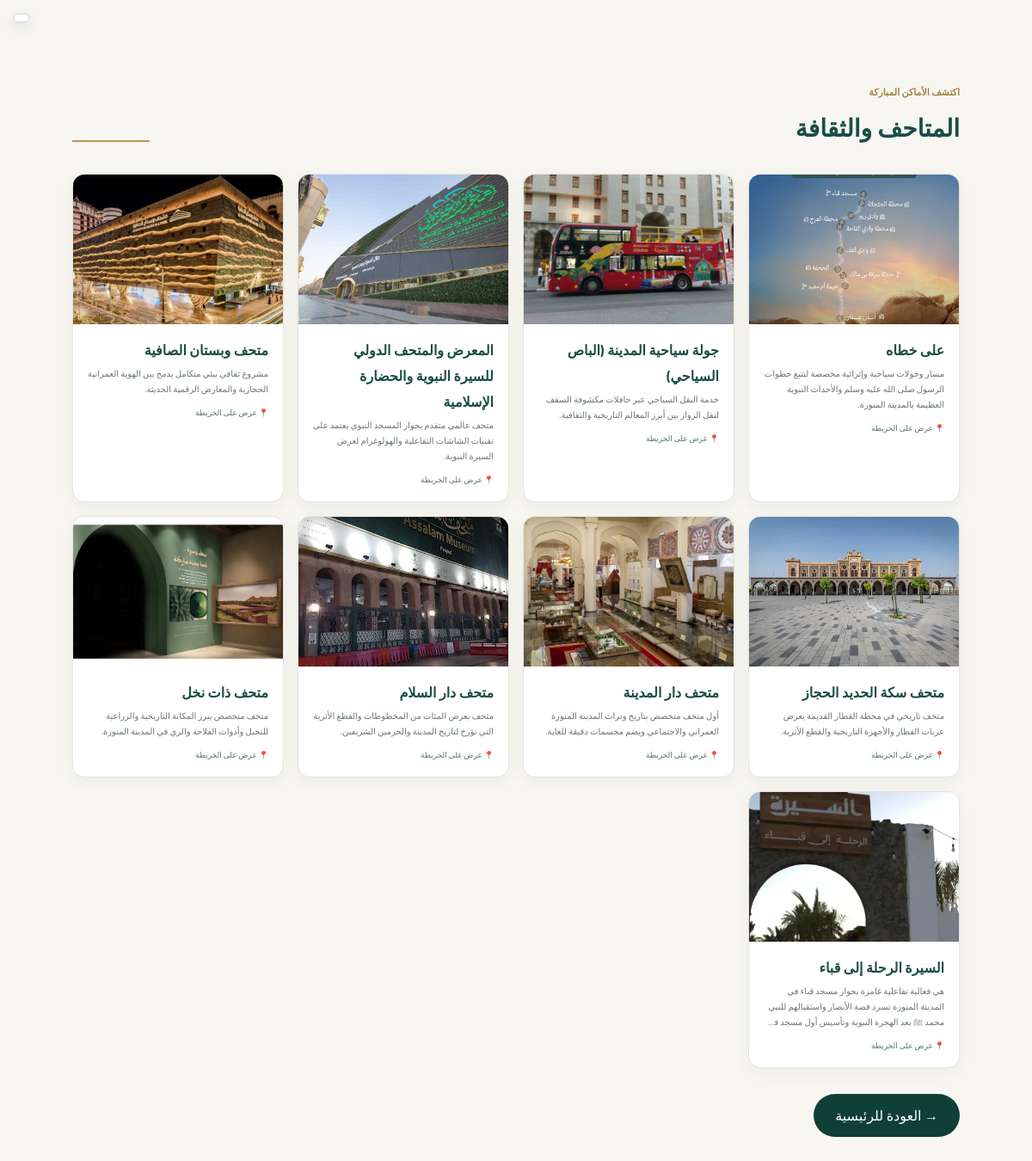
The page /places/museums.php on the database its author committed.
### tables this page shows
CREATE TABLE `madinah_landmarks` (
  `ID` int(11) NOT NULL AUTO_INCREMENT,
  `NAME` varchar(255) NOT NULL,
  `CATEGORY` varchar(50) DEFAULT NULL,
  `DESCRIPTION` text DEFAULT NULL,
  `MAPS_URL` text DEFAULT NULL,
  `IMAGE_URL` varchar(255) DEFAULT NULL,
  `LATITUDE` decimal(10,7) DEFAULT NULL,
  `LONGITUDE` decimal(10,7) DEFAULT NULL,
  `OPEN_TIME` time DEFAULT NULL,
  `CLOSE_TIME` time DEFAULT NULL,
  `VISIT_DURATION` int(11) DEFAULT NULL,
  `RATING` decimal(2,1) DEFAULT NULL,
  `CREATED_AT` timestamp NOT NULL DEFAULT current_timestamp(),
  PRIMARY KEY (`ID`),
  KEY `idx_category` (`CATEGORY`)
);

### lang.php (called while the page is built, shortened)
<?php
$LANGS = [
    "ar" => ["name" => "العربية",          "dir" => "rtl"],
    "en" => ["name" => "English",          "dir" => "ltr"],
    "id" => ["name" => "Bahasa Indonesia", "dir" => "ltr"],
    "ur" => ["name" => "اردو",             "dir" => "rtl"],
];
$LANG = $_SESSION["lang"] ?? ($_COOKIE["lang"] ?? "ar");
$LANG_DIR   = $LANGS[$LANG]["dir"];
$LANG_ARROW = ($LANG_DIR === "rtl") ? "←" : "→";
$__LANG_AR  = require __DIR__ . "/lang/ar.php";
$__LANG_CUR = ($LANG === "ar") ? $__LANG_AR : require __DIR__ . "/lang/" . $LANG . ".php";
function t(string $key, ...$args): string
{
    global $__LANG_CUR, $__LANG_AR;
    $text = $__LANG_CUR[$key] ?? $__LANG_AR[$key] ?? $key;
    return $args ? vsprintf($text, $args) : $text;
}

### helpers.php (called while the page is built, shortened)
<?php
function resolve_image(?string $raw, string $root): string
{
    $raw = trim((string)$raw);
    $raw = str_replace("\\", "/", $raw);
    $raw = preg_replace('#^\.?/*#', '', $raw);
    if (is_file($root . "/" . $raw)) {
        return $raw;
    }
    $best = "";
    $bestScore = 0;
    return ($bestScore >= 80) ? "images/" . $best : "";
}
function image_url(string $relativePath, string $prefix = ""): string
{
    return $prefix . implode("/", array_map("rawurlencode", explode("/", $relativePath)));
}

### places/museums.php (the view, shortened to what this page needs)
<?php
include "../database/db.php";
require_once "../lang.php";
require_once "../helpers.php";
$sql = "SELECT * FROM madinah_landmarks
        WHERE REPLACE(TRIM(CATEGORY), ' ', '') LIKE 'متاحف%'
        ORDER BY ID";
$result = mysqli_query($conn, $sql);
$root = dirname(__DIR__);
?>
<!DOCTYPE html>
<html lang="<?= $LANG ?>" dir="<?= $LANG_DIR ?>">
<head>
    <link rel="stylesheet" href="../style.css">
</head>
<body>
<section class="section">
    <div class="section-heading">
        <div>
            <span><?= htmlspecialchars(t('mu_kicker')) ?></span>
            <h2><?= htmlspecialchars(t('mu_heading')) ?></h2>
        </div>
        <div class="line"></div>
    </div>
    <div class="places-grid">
        <?php
        while ($result && ($place = mysqli_fetch_assoc($result))):
            $img = image_url(resolve_image($place["IMAGE_URL"], $root), "../");
            $hasMap = preg_match('#^https?://#i', (string)$place["MAPS_URL"]) && strlen($place["MAPS_URL"]) > 12;
        ?>
            <a href="details.php?ID=<?= (int)$place["ID"] ?>" class="place-card">
                <?php if ($img !== ""): ?>
                    <div class="place-image"
                         style="background-image: url('<?= htmlspecialchars($img, ENT_QUOTES) ?>');"></div>
                <?php else: ?>
                    <div class="place-image place-image-empty"><span>🏛️</span></div>
                <?php endif; ?>
                <div class="place-content">
                    <h3><?= htmlspecialchars(trim($place["NAME"])) ?></h3>
                    <p><?= htmlspecialchars($place["DESCRIPTION"]) ?></p>
                    <?php if ($hasMap): ?>
                        <small>📍 <?= htmlspecialchars(t('mu_view_map')) ?></small>
                    <?php endif; ?>
                </div>
            </a>
        <?php endwhile; ?>
    </div>
    <a href="../home.php"
       class="back-button"
       style="display:inline-block; margin-top:30px; background:#103f36; color:white; padding:10px 25px; border-radius:25px; text-decoration:none;">
        <?= $LANG_ARROW === "←" ? "→" : "←" ?> <?= htmlspecialchars(t('back_home')) ?>
    </a>
</section>
<?php include __DIR__ . "/../translate_widget.php"; ?>
</body>
</html>

### translate_widget.php (shortened to what this page needs)
<div id="gt-box" class="notranslate" translate="no">
</div>

### style.css (style rules this page uses)
* { margin: 0; padding: 0; box-sizing: border-box; }
:root { --green: #103f36; --green-light: #176555; --gold: #b99652; --cream: #f8f6f0; --text: #183c35; --gray: #687773; }
html { scroll-behavior: smooth; }
body { font-family: "Cairo", sans-serif; background: var(--cream); color: var(--text); direction: rtl; }
a { text-decoration: none; color: inherit; }
.section { width: 86%; max-width: 1180px; margin: auto; padding: 78px 0 50px; }
.section-heading { display: flex; align-items: end; justify-content: space-between; margin-bottom: 27px; }
.section-heading span { color: #a48343; font-size: 11px; font-weight: 700; }
.section-heading h2 { color: #174e45; font-size: 28px; margin-top: 3px; }
.line { width: 90px; height: 2px; background: #b99652; margin-bottom: 10px; }
.places-grid { display: grid; grid-template-columns: repeat(4, 1fr); gap: 16px; }
.place-card { background: white; border-radius: 14px; overflow: hidden; border: 1px solid #e4e4dc; box-shadow: 0 5px 18px rgba(30,55,48,.06); }
.place-image { height: 174px; background-size: cover; background-position: center; display: flex; align-items: center; justify-content: center; }
.place-content { padding: 15px 17px 17px; }
.place-content h3 { color: #194d44; font-size: 16px; margin-bottom: 4px; }
.place-content p { color: #687772; font-size: 10px; line-height: 1.8; min-height: 36px; }
.place-content small { color: #55736c; font-size: 9px; display: block; margin-top: 9px; }

### places/museums.php (style rules this page uses)
.place-card { display: block; text-decoration: none; color: inherit; }
.place-content p { display: -webkit-box; -webkit-line-clamp: 3; -webkit-box-orient: vertical; overflow: hidden; }

### translate_widget.php (style rules this page uses)
#gt-box { position:fixed;top:16px;left:16px;z-index:99999;background:#fff;border:1px solid #cfdcd8; border-radius:999px;padding:4px 8px;box-shadow:0 4px 14px rgba(0,0,0,.15);font-family:Arial,sans-serif;direction:ltr }
body { top:0!important }

### rows shown on the page
madinah_landmarks: IMAGE_URL (picture), NAME "على خطاه", DESCRIPTION "مسار وجولات سياحية وإثرائية مخصصة لتتبع خطوات الرسول صلى الله عليه وسلم والأحداث النبوية العظيمة بالمدينة المنورة."
madinah_landmarks: IMAGE_URL (picture), NAME "جولة سياحية المدينة (الباص السياحي)", DESCRIPTION "خدمة النقل السياحي عبر حافلات مكشوفة السقف لنقل الزوار بين أبرز المعالم التاريخية والثقافية."
madinah_landmarks: IMAGE_URL (picture), NAME "المعرض والمتحف الدولي للسيرة النبوية والحضارة الإسلامية", DESCRIPTION "متحف عالمي متقدم بجوار المسجد النبوي يعتمد على تقنيات الشاشات التفاعلية والهولوغرام لعرض السيرة النبوية."
madinah_landmarks: IMAGE_URL (picture), NAME "متحف وبستان الصافية", DESCRIPTION "مشروع ثقافي بيئي متكامل يدمج بين الهوية العمرانية الحجازية والمعارض الرقمية الحديثة."
madinah_landmarks: IMAGE_URL (picture), NAME "متحف سكة الحديد الحجاز", DESCRIPTION "متحف تاريخي في محطة القطار القديمة يعرض عربات القطار والأجهزة التاريخية والقطع الأثرية."
madinah_landmarks: IMAGE_URL (picture), NAME "متحف دار المدينة", DESCRIPTION "أول متحف متخصص بتاريخ وتراث المدينة المنورة العمراني والاجتماعي ويضم مجسمات دقيقة للغاية."
madinah_landmarks: IMAGE_URL (picture), NAME "متحف دار السلام", DESCRIPTION "متحف يعرض المئات من المخطوطات والقطع الأثرية التي تؤرخ لتاريخ المدينة والحرمين الشريفين."
madinah_landmarks: IMAGE_URL (picture), NAME "متحف ذات نخل", DESCRIPTION "متحف متخصص يبرز المكانة التاريخية والزراعية للنخيل وأدوات الفلاحة والري في المدينة المنورة."
madinah_landmarks: IMAGE_URL (picture), NAME "السيرة الرحلة إلى قباء", DESCRIPTION "هي فعالية تفاعلية غامرة بجوار مسجد قباء في المدينة المنورة تسرد قصة الأنصار واستقبالهم للنبي محمد ﷺ بعد الهجرة النبوية وتأسيس أول مسجد…"

### other values the page prints
t('mu_kicker') "اكتشف الأماكن المباركة"
t('mu_heading') "المتاحف والثقافة"
t('back_home') "العودة للرئيسية"
